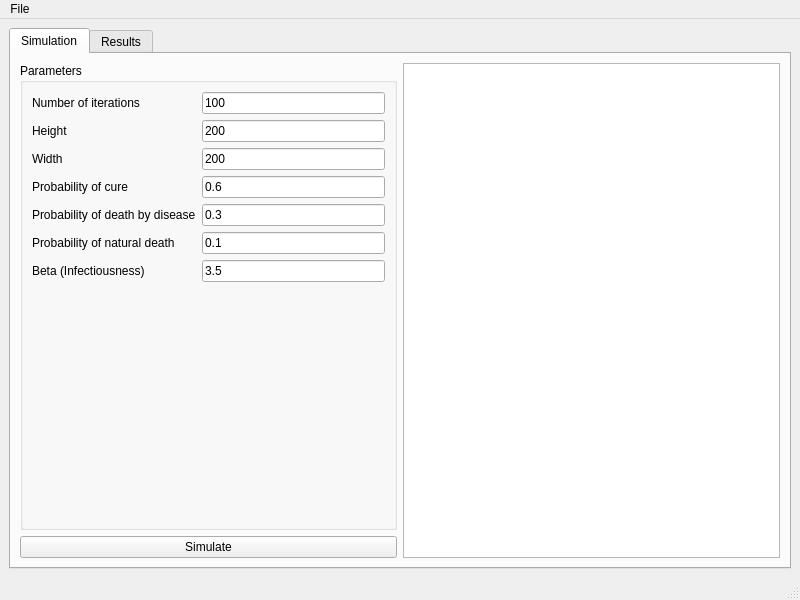
<?xml version="1.0" encoding="UTF-8"?>
<ui version="4.0">
 <class>MainWindow</class>
 <widget class="QMainWindow" name="MainWindow">
  <property name="geometry">
   <rect>
    <x>0</x>
    <y>0</y>
    <width>800</width>
    <height>600</height>
   </rect>
  </property>
  <property name="windowTitle">
   <string>ePydemic</string>
  </property>
  <property name="documentMode">
   <bool>false</bool>
  </property>
  <property name="tabShape">
   <enum>QTabWidget::Triangular</enum>
  </property>
  <widget class="QWidget" name="centralwidget">
   <layout class="QVBoxLayout" name="verticalLayout" stretch="0">
    <property name="sizeConstraint">
     <enum>QLayout::SetDefaultConstraint</enum>
    </property>
    <item>
     <widget class="QTabWidget" name="tabWidget">
      <property name="enabled">
       <bool>true</bool>
      </property>
      <property name="tabPosition">
       <enum>QTabWidget::North</enum>
      </property>
      <property name="tabShape">
       <enum>QTabWidget::Rounded</enum>
      </property>
      <property name="currentIndex">
       <number>0</number>
      </property>
      <widget class="QWidget" name="tab">
       <property name="autoFillBackground">
        <bool>false</bool>
       </property>
       <attribute name="title">
        <string>Simulation</string>
       </attribute>
       <layout class="QHBoxLayout" name="horizontalLayout">
        <item>
         <layout class="QVBoxLayout" name="verticalLayout_2">
          <item>
           <widget class="QGroupBox" name="groupBox">
            <property name="title">
             <string>Parameters</string>
            </property>
            <layout class="QFormLayout" name="formLayout">
             <item row="0" column="0">
              <widget class="QLabel" name="label">
               <property name="text">
                <string>Number of iterations</string>
               </property>
              </widget>
             </item>
             <item row="0" column="1">
              <widget class="QLineEdit" name="form_n_iterations">
               <property name="inputMethodHints">
                <set>Qt::ImhDigitsOnly</set>
               </property>
               <property name="text">
                <string>100</string>
               </property>
              </widget>
             </item>
             <item row="2" column="0">
              <widget class="QLabel" name="label_3">
               <property name="text">
                <string>Height</string>
               </property>
              </widget>
             </item>
             <item row="2" column="1">
              <widget class="QLineEdit" name="form_height">
               <property name="toolTip">
                <string>&lt;html&gt;&lt;head/&gt;&lt;body&gt;&lt;p&gt;Height of the lattice&lt;/p&gt;&lt;/body&gt;&lt;/html&gt;</string>
               </property>
               <property name="inputMethodHints">
                <set>Qt::ImhDigitsOnly</set>
               </property>
               <property name="text">
                <string>200</string>
               </property>
              </widget>
             </item>
             <item row="3" column="0">
              <widget class="QLabel" name="label_2">
               <property name="text">
                <string>Width</string>
               </property>
              </widget>
             </item>
             <item row="3" column="1">
              <widget class="QLineEdit" name="form_width">
               <property name="inputMethodHints">
                <set>Qt::ImhDigitsOnly</set>
               </property>
               <property name="text">
                <string>200</string>
               </property>
              </widget>
             </item>
             <item row="4" column="0">
              <widget class="QLabel" name="label_4">
               <property name="text">
                <string>Probability of cure</string>
               </property>
              </widget>
             </item>
             <item row="4" column="1">
              <widget class="QLineEdit" name="form_p_cure">
               <property name="inputMethodHints">
                <set>Qt::ImhFormattedNumbersOnly</set>
               </property>
               <property name="text">
                <string>0.6</string>
               </property>
              </widget>
             </item>
             <item row="5" column="0">
              <widget class="QLabel" name="label_5">
               <property name="text">
                <string>Probability of death by disease</string>
               </property>
              </widget>
             </item>
             <item row="5" column="1">
              <widget class="QLineEdit" name="form_p_death_disease">
               <property name="inputMethodHints">
                <set>Qt::ImhFormattedNumbersOnly</set>
               </property>
               <property name="text">
                <string>0.3</string>
               </property>
              </widget>
             </item>
             <item row="6" column="0">
              <widget class="QLabel" name="label_6">
               <property name="text">
                <string>Probability of natural death</string>
               </property>
              </widget>
             </item>
             <item row="6" column="1">
              <widget class="QLineEdit" name="form_p_death_other">
               <property name="inputMethodHints">
                <set>Qt::ImhFormattedNumbersOnly</set>
               </property>
               <property name="text">
                <string>0.1</string>
               </property>
              </widget>
             </item>
             <item row="7" column="0">
              <widget class="QLabel" name="label_7">
               <property name="text">
                <string>Beta (Infectiousness)</string>
               </property>
              </widget>
             </item>
             <item row="7" column="1">
              <widget class="QLineEdit" name="form_beta">
               <property name="inputMethodHints">
                <set>Qt::ImhFormattedNumbersOnly</set>
               </property>
               <property name="text">
                <string>3.5</string>
               </property>
              </widget>
             </item>
            </layout>
           </widget>
          </item>
          <item>
           <widget class="QPushButton" name="button_simulate">
            <property name="text">
             <string>Simulate</string>
            </property>
            <property name="autoDefault">
             <bool>false</bool>
            </property>
           </widget>
          </item>
         </layout>
        </item>
        <item>
         <widget class="QGraphicsView" name="graphicsView"/>
        </item>
       </layout>
      </widget>
      <widget class="QWidget" name="tab_2">
       <attribute name="title">
        <string>Results</string>
       </attribute>
      </widget>
     </widget>
    </item>
   </layout>
  </widget>
  <widget class="QMenuBar" name="menubar">
   <property name="geometry">
    <rect>
     <x>0</x>
     <y>0</y>
     <width>800</width>
     <height>21</height>
    </rect>
   </property>
   <widget class="QMenu" name="menuFile">
    <property name="title">
     <string>File</string>
    </property>
    <addaction name="actionNew"/>
    <addaction name="actionLoad"/>
    <addaction name="actionSave"/>
   </widget>
   <addaction name="menuFile"/>
  </widget>
  <widget class="QStatusBar" name="statusbar"/>
  <action name="actionNew">
   <property name="text">
    <string>New</string>
   </property>
  </action>
  <action name="actionLoad">
   <property name="text">
    <string>Load</string>
   </property>
  </action>
  <action name="actionSave">
   <property name="text">
    <string>Save</string>
   </property>
  </action>
 </widget>
 <resources/>
 <connections/>
</ui>
